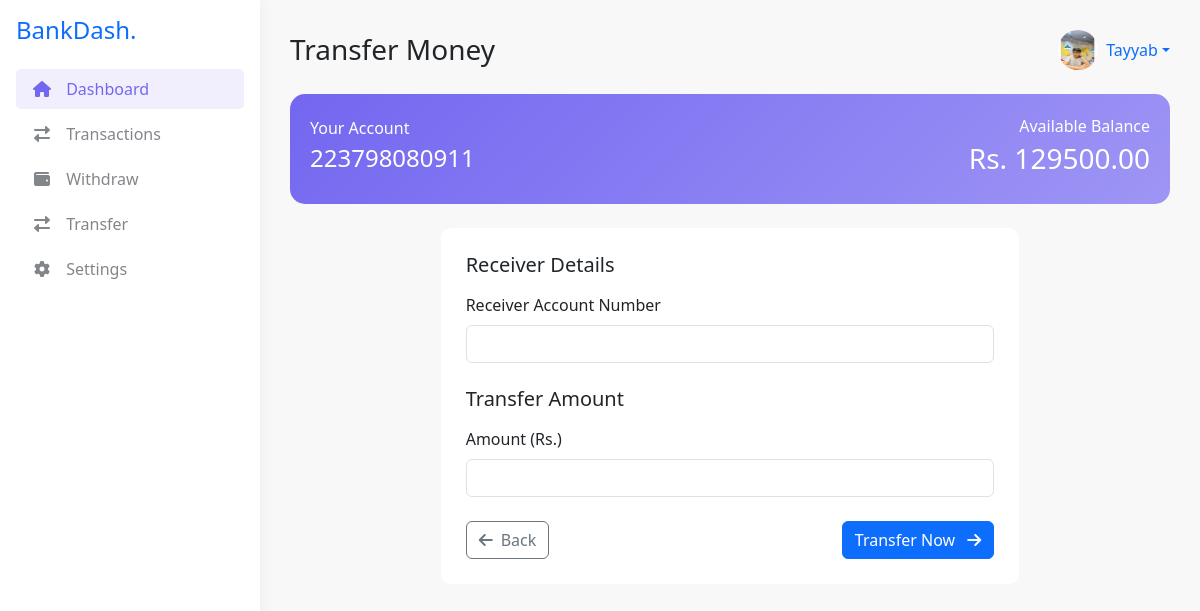
Screenshot of /transfer/ (signed in) with the database file from the repository.
### accounts/models.py (models this page shows, shortened)
class User(AbstractUser):
    is_customer = models.BooleanField(default=True)

class UserProfile(models.Model):
    user = models.OneToOneField(settings.AUTH_USER_MODEL, on_delete=models.CASCADE)
    image = models.ImageField(upload_to='profile_pics/', default='profile_pics/default.jpg')
    date_of_birth = models.DateField(null=True, blank=True)
    permanent_address = models.CharField(max_length=255, blank=True, null=True)
    present_address = models.CharField(max_length=255, blank=True, null=True)
    city = models.CharField(max_length=100, blank=True, null=True)
    country = models.CharField(max_length=100, blank=True, null=True)
    postal_code = models.CharField(max_length=20, blank=True, null=True)

class BankAccount(models.Model):
    user = models.OneToOneField(settings.AUTH_USER_MODEL, on_delete=models.CASCADE)
    account_number = models.CharField(max_length=20, unique=True, blank=True)
    balance = models.DecimalField(max_digits=10, decimal_places=2, default=0.00)

### accounts/views.py (the view, shortened to what this page needs)
# urls.py: path('transfer/', views.transfer_view, name='transfer'),
@login_required
def transfer_view(request):
    sender_account = BankAccount.objects.get(user=request.user)
    return render(request, 'accounts/transfer.html', {'account': sender_account})

### templates/accounts/transfer.html (shortened to what this page needs)
<!DOCTYPE html>
<html>
<head>
    <link href="https://cdn.jsdelivr.net/npm/bootstrap@5.3.0/dist/css/bootstrap.min.css" rel="stylesheet">
    <link rel="stylesheet" href="https://cdnjs.cloudflare.com/ajax/libs/font-awesome/6.0.0/css/all.min.css">
</head>
<body>
    <div class="sidebar p-3">
        <h4 class="mb-4 text-primary">BankDash.</h4>
        <ul class="nav flex-column">
            <li class="nav-item">
                <a class="nav-link active" href="{% url 'dashboard' %}"><i class="fas fa-home"></i> Dashboard</a>
            </li>
            <li class="nav-item">
                <a class="nav-link" href="{% url 'transaction_history' %}"><i class="fas fa-exchange-alt"></i> Transactions</a>
            </li>
            <li class="nav-item">
                <a class="nav-link" href="{% url 'deposit_withdraw' %}"><i class="fas fa-wallet"></i> Withdraw</a>
            </li>
            <li class="nav-item">
                <a class="nav-link" href="{% url 'transfer' %}"><i class="fas fa-exchange-alt"></i> Transfer</a>
            </li>
            <li class="nav-item">
                <a class="nav-link" href="{% url 'profile' %}"><i class="fas fa-cog"></i> Settings</a>
            </li>
        </ul>
    </div>
    <div class="main-content">
        <div class="d-flex justify-content-between align-items-center mb-4">
            <h3 class="mb-0">Transfer Money</h3>
            <div class="d-flex align-items-center">
                <div class="dropdown">
                    <a href="#" class="d-flex align-items-center text-decoration-none dropdown-toggle" data-bs-toggle="dropdown">
                        <img src="{{ request.user.userprofile.image.url|default:'/media/default.jpg' }}" class="rounded-circle me-2" width="40" height="40">
                        <span>{{ request.user.username }}</span>
                    </a>
                </div>
            </div>
        </div>
        <div class="row mb-4">
            <div class="col-md-12">
                <div class="account-card">
                    <div class="d-flex justify-content-between align-items-center">
                        <div>
                            <p class="mb-1">Your Account</p>
                            <h4>{{ account.account_number }}</h4>
                        </div>
                        <div class="text-end">
                            <p class="mb-1">Available Balance</p>
                            <h3>Rs. {{ account.balance }}</h3>
                        </div>
                    </div>
                </div>
            </div>
        </div>
        <div class="row">
            <div class="col-md-8 mx-auto">
                <div class="transfer-form">
                    <form method="post">
                        <div class="mb-4">
                            <h5 class="mb-3">Receiver Details</h5>
                            <div class="mb-3">
                                <label class="form-label">Receiver Account Number</label>
                                <input type="text" name="receiver_account" class="form-control" required>
                            </div>
                        </div>
                        <div class="mb-4">
                            <h5 class="mb-3">Transfer Amount</h5>
                            <div class="mb-3">
                                <label class="form-label">Amount (Rs.)</label>
                                <input type="number" step="0.01" name="amount" class="form-control" required>
                            </div>
                        </div>
                        <div class="d-flex justify-content-between mt-4">
                            <a href="{% url 'dashboard' %}" class="btn btn-outline-secondary"><i class="fas fa-arrow-left me-2"></i>Back</a>
                            <button type="submit" class="btn btn-primary">Transfer Now <i class="fas fa-arrow-right ms-2"></i></button>
                        </div>
                    </form>
                </div>
            </div>
        </div>
    </div>
</body>
</html>

### templates/accounts/transfer.html (style rules this page uses)
:root { --primary: #7367F0; --secondary: #82868B; --dark: #4B4B4B; --light: #F8F8F8; }
body { background-color: #F8F8F8; font-family: 'Segoe UI', Tahoma, Geneva, Verdana, sans-serif; }
.sidebar { background: white; height: 100vh; position: fixed; width: 260px; box-shadow: 0 0 15px rgba(0,0,0,0.05); }
.main-content { margin-left: 260px; padding: 30px; }
.nav-link { color: var(--secondary); border-radius: 5px; margin-bottom: 5px; }
.nav-link.active, .nav-link:hover { background-color: rgba(115,103,240,0.1); color: var(--primary); }
.nav-link i { margin-right: 10px; width: 20px; text-align: center; }
.account-card { background: linear-gradient(135deg, var(--primary) 0%, #9E95F5 100%); border-radius: 15px; color: white; padding: 20px; }
.transfer-form { background: white; border-radius: 10px; padding: 25px; }

### rows the page displays
User: user.userprofile.image (picture), user.username "Tayyab"
BankAccount: account_number "223798080911", balance "129500.00"
